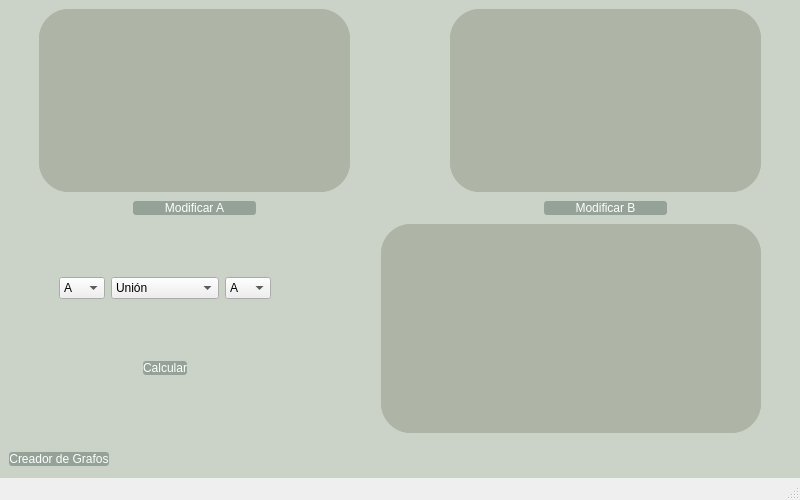
<?xml version="1.0" encoding="UTF-8"?>
<ui version="4.0">
 <class>principalWindow</class>
 <widget class="QMainWindow" name="principalWindow">
  <property name="geometry">
   <rect>
    <x>0</x>
    <y>0</y>
    <width>800</width>
    <height>500</height>
   </rect>
  </property>
  <property name="sizePolicy">
   <sizepolicy hsizetype="Preferred" vsizetype="Fixed">
    <horstretch>0</horstretch>
    <verstretch>0</verstretch>
   </sizepolicy>
  </property>
  <property name="minimumSize">
   <size>
    <width>10</width>
    <height>0</height>
   </size>
  </property>
  <property name="windowTitle">
   <string>Operaciones con Conjuntos</string>
  </property>
  <property name="styleSheet">
   <string notr="true">#centralwidget{background: #CBD3C8;}

QPushButton{
	background-color: #95A298;
	color: white;
	font: 700 9pt &quot;Microsoft YaHei UI&quot;;
	border-width: 0px;
	border-radius: 3px;
}

QPushButton:hover{
	background-color: #758278;
}

QComboBox{
	color: black;
	font: 700 9pt &quot;Microsoft YaHei UI&quot;;
}
QScrollArea{
	border-radius: 30px;
	background-color: #AEB4A6;
}

QAbstractScrollArea #scrollContentA{
	border-radius: 30px;
	background-color: #AEB4A6;
}

QAbstractScrollArea #scrollContentB{
	border-radius: 30px;
	background-color: #AEB4A6;
}

QAbstractScrollArea #scrollContentC{
	border-radius: 30px;
	background-color: #AEB4A6;
}

</string>
  </property>
  <widget class="QWidget" name="centralwidget">
   <property name="enabled">
    <bool>true</bool>
   </property>
   <property name="styleSheet">
    <string notr="true"/>
   </property>
   <layout class="QVBoxLayout" name="verticalLayout">
    <item>
     <layout class="QVBoxLayout" name="upPart">
      <item>
       <layout class="QGridLayout" name="gridLayout">
        <item row="0" column="1">
         <widget class="QScrollArea" name="scrollArea_A">
          <property name="styleSheet">
           <string notr="true"/>
          </property>
          <property name="widgetResizable">
           <bool>true</bool>
          </property>
          <widget class="QWidget" name="scrollContentA">
           <property name="geometry">
            <rect>
             <x>0</x>
             <y>0</y>
             <width>296</width>
             <height>159</height>
            </rect>
           </property>
           <property name="styleSheet">
            <string notr="true">QPushButton{
	background-color: rgb(149, 162, 152)
}</string>
           </property>
          </widget>
         </widget>
        </item>
        <item row="0" column="4">
         <spacer name="horizontalSpacer_3">
          <property name="orientation">
           <enum>Qt::Horizontal</enum>
          </property>
          <property name="sizeType">
           <enum>QSizePolicy::Fixed</enum>
          </property>
          <property name="sizeHint" stdset="0">
           <size>
            <width>30</width>
            <height>20</height>
           </size>
          </property>
         </spacer>
        </item>
        <item row="1" column="1">
         <layout class="QHBoxLayout" name="horizontalLayout_2">
          <item>
           <spacer name="horizontalSpacer_5">
            <property name="orientation">
             <enum>Qt::Horizontal</enum>
            </property>
            <property name="sizeType">
             <enum>QSizePolicy::Preferred</enum>
            </property>
            <property name="sizeHint" stdset="0">
             <size>
              <width>94</width>
              <height>20</height>
             </size>
            </property>
           </spacer>
          </item>
          <item>
           <widget class="QPushButton" name="QBModifyA">
            <property name="text">
             <string>Modificar A</string>
            </property>
           </widget>
          </item>
          <item>
           <spacer name="horizontalSpacer_4">
            <property name="orientation">
             <enum>Qt::Horizontal</enum>
            </property>
            <property name="sizeType">
             <enum>QSizePolicy::Preferred</enum>
            </property>
            <property name="sizeHint" stdset="0">
             <size>
              <width>94</width>
              <height>20</height>
             </size>
            </property>
           </spacer>
          </item>
         </layout>
        </item>
        <item row="0" column="3">
         <widget class="QScrollArea" name="scrollArea_B">
          <property name="styleSheet">
           <string notr="true"/>
          </property>
          <property name="widgetResizable">
           <bool>true</bool>
          </property>
          <widget class="QWidget" name="scrollContentB">
           <property name="geometry">
            <rect>
             <x>0</x>
             <y>0</y>
             <width>296</width>
             <height>159</height>
            </rect>
           </property>
          </widget>
         </widget>
        </item>
        <item row="0" column="0">
         <spacer name="horizontalSpacer_2">
          <property name="orientation">
           <enum>Qt::Horizontal</enum>
          </property>
          <property name="sizeType">
           <enum>QSizePolicy::Fixed</enum>
          </property>
          <property name="sizeHint" stdset="0">
           <size>
            <width>30</width>
            <height>10</height>
           </size>
          </property>
         </spacer>
        </item>
        <item row="0" column="2">
         <spacer name="horizontalSpacer">
          <property name="orientation">
           <enum>Qt::Horizontal</enum>
          </property>
          <property name="sizeType">
           <enum>QSizePolicy::Fixed</enum>
          </property>
          <property name="sizeHint" stdset="0">
           <size>
            <width>94</width>
            <height>20</height>
           </size>
          </property>
         </spacer>
        </item>
        <item row="1" column="3">
         <layout class="QHBoxLayout" name="horizontalLayout_3">
          <item>
           <spacer name="horizontalSpacer_6">
            <property name="orientation">
             <enum>Qt::Horizontal</enum>
            </property>
            <property name="sizeType">
             <enum>QSizePolicy::Preferred</enum>
            </property>
            <property name="sizeHint" stdset="0">
             <size>
              <width>94</width>
              <height>20</height>
             </size>
            </property>
           </spacer>
          </item>
          <item>
           <widget class="QPushButton" name="modifyB">
            <property name="text">
             <string>Modificar B</string>
            </property>
           </widget>
          </item>
          <item>
           <spacer name="horizontalSpacer_7">
            <property name="orientation">
             <enum>Qt::Horizontal</enum>
            </property>
            <property name="sizeType">
             <enum>QSizePolicy::Preferred</enum>
            </property>
            <property name="sizeHint" stdset="0">
             <size>
              <width>94</width>
              <height>20</height>
             </size>
            </property>
           </spacer>
          </item>
         </layout>
        </item>
       </layout>
      </item>
     </layout>
    </item>
    <item>
     <layout class="QVBoxLayout" name="downPart">
      <property name="topMargin">
       <number>0</number>
      </property>
      <item>
       <layout class="QHBoxLayout" name="horizontalLayout_6">
        <property name="leftMargin">
         <number>10</number>
        </property>
        <property name="topMargin">
         <number>0</number>
        </property>
        <property name="rightMargin">
         <number>0</number>
        </property>
        <item>
         <spacer name="horizontalSpacer_10">
          <property name="orientation">
           <enum>Qt::Horizontal</enum>
          </property>
          <property name="sizeType">
           <enum>QSizePolicy::Fixed</enum>
          </property>
          <property name="sizeHint" stdset="0">
           <size>
            <width>30</width>
            <height>20</height>
           </size>
          </property>
         </spacer>
        </item>
        <item>
         <layout class="QVBoxLayout" name="verticalLayout_6">
          <property name="rightMargin">
           <number>0</number>
          </property>
          <item>
           <layout class="QHBoxLayout" name="horizontalLayout_7">
            <item>
             <spacer name="horizontalSpacer_13">
              <property name="orientation">
               <enum>Qt::Horizontal</enum>
              </property>
              <property name="sizeType">
               <enum>QSizePolicy::Fixed</enum>
              </property>
              <property name="sizeHint" stdset="0">
               <size>
                <width>10</width>
                <height>20</height>
               </size>
              </property>
             </spacer>
            </item>
            <item>
             <widget class="QComboBox" name="CbAPart">
              <property name="currentIndex">
               <number>0</number>
              </property>
              <item>
               <property name="text">
                <string>A</string>
               </property>
              </item>
              <item>
               <property name="text">
                <string>B</string>
               </property>
              </item>
             </widget>
            </item>
            <item>
             <widget class="QComboBox" name="CbOperationPart">
              <property name="currentIndex">
               <number>0</number>
              </property>
              <item>
               <property name="text">
                <string>Unión</string>
               </property>
              </item>
              <item>
               <property name="text">
                <string>Intersección</string>
               </property>
              </item>
              <item>
               <property name="text">
                <string>Producto Cruz</string>
               </property>
              </item>
              <item>
               <property name="text">
                <string>Diferencia</string>
               </property>
              </item>
              <item>
               <property name="text">
                <string>Relaciones</string>
               </property>
              </item>
             </widget>
            </item>
            <item>
             <widget class="QComboBox" name="CbBPart">
              <item>
               <property name="text">
                <string>A</string>
               </property>
              </item>
              <item>
               <property name="text">
                <string>B</string>
               </property>
              </item>
             </widget>
            </item>
            <item>
             <spacer name="horizontalSpacer_14">
              <property name="orientation">
               <enum>Qt::Horizontal</enum>
              </property>
              <property name="sizeType">
               <enum>QSizePolicy::Fixed</enum>
              </property>
              <property name="sizeHint" stdset="0">
               <size>
                <width>10</width>
                <height>20</height>
               </size>
              </property>
             </spacer>
            </item>
           </layout>
          </item>
          <item>
           <layout class="QHBoxLayout" name="horizontalLayout_8">
            <item>
             <spacer name="horizontalSpacer_11">
              <property name="orientation">
               <enum>Qt::Horizontal</enum>
              </property>
              <property name="sizeType">
               <enum>QSizePolicy::Fixed</enum>
              </property>
              <property name="sizeHint" stdset="0">
               <size>
                <width>94</width>
                <height>20</height>
               </size>
              </property>
             </spacer>
            </item>
            <item>
             <widget class="QPushButton" name="QBCalcular">
              <property name="text">
               <string>Calcular</string>
              </property>
             </widget>
            </item>
            <item>
             <spacer name="horizontalSpacer_12">
              <property name="orientation">
               <enum>Qt::Horizontal</enum>
              </property>
              <property name="sizeType">
               <enum>QSizePolicy::Fixed</enum>
              </property>
              <property name="sizeHint" stdset="0">
               <size>
                <width>94</width>
                <height>20</height>
               </size>
              </property>
             </spacer>
            </item>
           </layout>
          </item>
         </layout>
        </item>
        <item>
         <spacer name="horizontalSpacer_8">
          <property name="orientation">
           <enum>Qt::Horizontal</enum>
          </property>
          <property name="sizeType">
           <enum>QSizePolicy::Fixed</enum>
          </property>
          <property name="sizeHint" stdset="0">
           <size>
            <width>94</width>
            <height>20</height>
           </size>
          </property>
         </spacer>
        </item>
        <item>
         <widget class="QScrollArea" name="scrollArea_C">
          <property name="styleSheet">
           <string notr="true"/>
          </property>
          <property name="widgetResizable">
           <bool>true</bool>
          </property>
          <widget class="QWidget" name="scrollContentC">
           <property name="geometry">
            <rect>
             <x>0</x>
             <y>0</y>
             <width>302</width>
             <height>187</height>
            </rect>
           </property>
           <property name="styleSheet">
            <string notr="true"/>
           </property>
          </widget>
         </widget>
        </item>
        <item>
         <spacer name="horizontalSpacer_9">
          <property name="orientation">
           <enum>Qt::Horizontal</enum>
          </property>
          <property name="sizeType">
           <enum>QSizePolicy::Fixed</enum>
          </property>
          <property name="sizeHint" stdset="0">
           <size>
            <width>30</width>
            <height>20</height>
           </size>
          </property>
         </spacer>
        </item>
       </layout>
      </item>
     </layout>
    </item>
    <item>
     <layout class="QHBoxLayout" name="horizontalLayout">
      <property name="spacing">
       <number>0</number>
      </property>
      <property name="topMargin">
       <number>10</number>
      </property>
      <property name="rightMargin">
       <number>10</number>
      </property>
      <item>
       <widget class="QPushButton" name="pushButton">
        <property name="text">
         <string>Creador de Grafos</string>
        </property>
       </widget>
      </item>
      <item>
       <spacer name="horizontalSpacer_15">
        <property name="orientation">
         <enum>Qt::Horizontal</enum>
        </property>
        <property name="sizeHint" stdset="0">
         <size>
          <width>40</width>
          <height>20</height>
         </size>
        </property>
       </spacer>
      </item>
     </layout>
    </item>
   </layout>
  </widget>
  <widget class="QMenuBar" name="menubar">
   <property name="geometry">
    <rect>
     <x>0</x>
     <y>0</y>
     <width>800</width>
     <height>25</height>
    </rect>
   </property>
  </widget>
  <widget class="QStatusBar" name="statusbar"/>
 </widget>
 <resources/>
 <connections/>
</ui>
